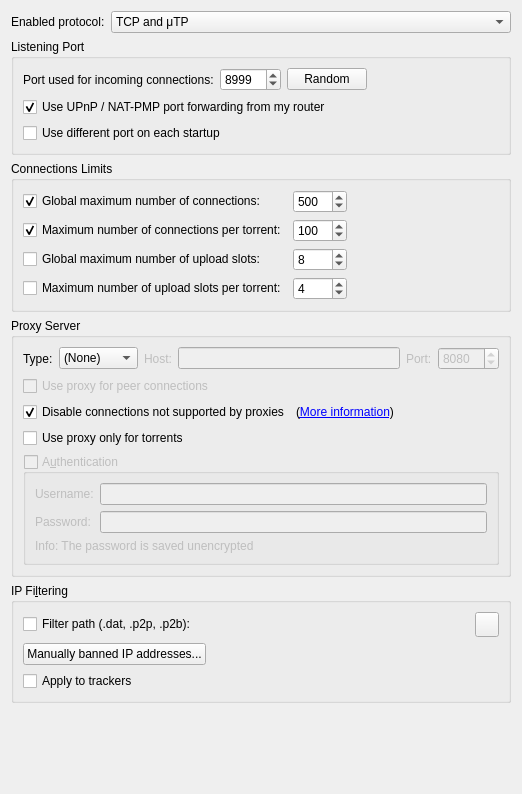
          <widget class="QWidget" name="scrollAreaWidgetContents_3">
           <property name="geometry">
            <rect>
             <x>0</x>
             <y>0</y>
             <width>522</width>
             <height>794</height>
            </rect>
           </property>
           <layout class="QVBoxLayout" name="verticalLayout_20">
            <item>
             <layout class="QHBoxLayout" name="horizontalLayout_12">
              <item>
               <widget class="QLabel" name="label_24">
                <property name="sizePolicy">
                 <sizepolicy hsizetype="Fixed" vsizetype="Preferred">
                  <horstretch>0</horstretch>
                  <verstretch>0</verstretch>
                 </sizepolicy>
                </property>
                <property name="text">
                 <string>Enabled protocol:</string>
                </property>
               </widget>
              </item>
              <item>
               <widget class="QComboBox" name="comboProtocol">
                <item>
                 <property name="text">
                  <string>TCP and μTP</string>
                 </property>
                </item>
                <item>
                 <property name="text">
                  <string notr="true">TCP</string>
                 </property>
                </item>
                <item>
                 <property name="text">
                  <string notr="true">μTP</string>
                 </property>
                </item>
               </widget>
              </item>
             </layout>
            </item>
            <item>
             <widget class="QGroupBox" name="ListeningPortBox">
              <property name="title">
               <string>Listening Port</string>
              </property>
              <layout class="QVBoxLayout" name="listeningPortLayout">
               <item>
                <layout class="QHBoxLayout" name="listeningPortLayout2">
                 <item>
                  <widget class="QLabel" name="lbl_ports">
                   <property name="text">
                    <string>Port used for incoming connections:</string>
                   </property>
                  </widget>
                 </item>
                 <item>
                  <widget class="QSpinBox" name="spinPort">
                   <property name="minimum">
                    <number>1</number>
                   </property>
                   <property name="maximum">
                    <number>65535</number>
                   </property>
                   <property name="value">
                    <number>8999</number>
                   </property>
                  </widget>
                 </item>
                 <item>
                  <widget class="QPushButton" name="randomButton">
                   <property name="text">
                    <string>Random</string>
                   </property>
                  </widget>
                 </item>
                 <item>
                  <spacer name="horizontalSpacer_4">
                   <property name="orientation">
                    <enum>Qt::Horizontal</enum>
                   </property>
                   <property name="sizeHint" stdset="0">
                    <size>
                     <width>40</width>
                     <height>20</height>
                    </size>
                   </property>
                  </spacer>
                 </item>
                </layout>
               </item>
               <item>
                <widget class="QCheckBox" name="checkUPnP">
                 <property name="text">
                  <string>Use UPnP / NAT-PMP port forwarding from my router</string>
                 </property>
                 <property name="checked">
                  <bool>true</bool>
                 </property>
                </widget>
               </item>
               <item>
                <widget class="QCheckBox" name="checkRandomPort">
                 <property name="text">
                  <string>Use different port on each startup</string>
                 </property>
                </widget>
               </item>
              </layout>
             </widget>
            </item>
            <item>
             <widget class="QGroupBox" name="nbConnecBox">
              <property name="title">
               <string>Connections Limits</string>
              </property>
              <layout class="QGridLayout" name="gridLayout">
               <item row="3" column="1">
                <widget class="QSpinBox" name="spinMaxUploadsPerTorrent">
                 <property name="maximum">
                  <number>500</number>
                 </property>
                 <property name="value">
                  <number>4</number>
                 </property>
                </widget>
               </item>
               <item row="1" column="0">
                <widget class="QCheckBox" name="checkMaxConnecsPerTorrent">
                 <property name="text">
                  <string>Maximum number of connections per torrent:</string>
                 </property>
                 <property name="checked">
                  <bool>true</bool>
                 </property>
                </widget>
               </item>
               <item row="0" column="0">
                <widget class="QCheckBox" name="checkMaxConnecs">
                 <property name="text">
                  <string>Global maximum number of connections:</string>
                 </property>
                 <property name="checked">
                  <bool>true</bool>
                 </property>
                </widget>
               </item>
               <item row="0" column="1">
                <widget class="QSpinBox" name="spinMaxConnec">
                 <property name="enabled">
                  <bool>true</bool>
                 </property>
                 <property name="minimum">
                  <number>2</number>
                 </property>
                 <property name="maximum">
                  <number>2000</number>
                 </property>
                 <property name="value">
                  <number>500</number>
                 </property>
                </widget>
               </item>
               <item row="1" column="1">
                <widget class="QSpinBox" name="spinMaxConnecPerTorrent">
                 <property name="minimum">
                  <number>2</number>
                 </property>
                 <property name="maximum">
                  <number>2000</number>
                 </property>
                 <property name="value">
                  <number>100</number>
                 </property>
                </widget>
               </item>
               <item row="3" column="0">
                <widget class="QCheckBox" name="checkMaxUploadsPerTorrent">
                 <property name="text">
                  <string>Maximum number of upload slots per torrent:</string>
                 </property>
                 <property name="checked">
                  <bool>false</bool>
                 </property>
                </widget>
               </item>
               <item row="2" column="0">
                <widget class="QCheckBox" name="checkMaxUploads">
                 <property name="text">
                  <string>Global maximum number of upload slots:</string>
                 </property>
                 <property name="checked">
                  <bool>false</bool>
                 </property>
                </widget>
               </item>
               <item row="2" column="1">
                <widget class="QSpinBox" name="spinMaxUploads">
                 <property name="maximum">
                  <number>2000</number>
                 </property>
                 <property name="value">
                  <number>8</number>
                 </property>
                </widget>
               </item>
               <item row="0" column="2">
                <spacer name="horizontalSpacer_3">
                 <property name="orientation">
                  <enum>Qt::Horizontal</enum>
                 </property>
                 <property name="sizeHint" stdset="0">
                  <size>
                   <width>40</width>
                   <height>20</height>
                  </size>
                 </property>
                </spacer>
               </item>
              </layout>
             </widget>
            </item>
            <item>
             <widget class="QGroupBox" name="groupProxy">
              <property name="enabled">
               <bool>true</bool>
              </property>
              <property name="title">
               <string>Proxy Server</string>
              </property>
              <layout class="QVBoxLayout" name="verticalLayout_29">
               <item>
                <layout class="QHBoxLayout" name="proxyTypeLayout">
                 <item>
                  <widget class="QLabel" name="ProxyType_lbl">
                   <property name="text">
                    <string>Type:</string>
                   </property>
                  </widget>
                 </item>
                 <item>
                  <widget class="QComboBox" name="comboProxyType">
                   <item>
                    <property name="text">
                     <string>(None)</string>
                    </property>
                   </item>
                   <item>
                    <property name="text">
                     <string>SOCKS4</string>
                    </property>
                   </item>
                   <item>
                    <property name="text">
                     <string>SOCKS5</string>
                    </property>
                   </item>
                   <item>
                    <property name="text">
                     <string>HTTP</string>
                    </property>
                   </item>
                  </widget>
                 </item>
                 <item>
                  <widget class="QLabel" name="lblProxyIP">
                   <property name="enabled">
                    <bool>false</bool>
                   </property>
                   <property name="text">
                    <string>Host:</string>
                   </property>
                  </widget>
                 </item>
                 <item>
                  <widget class="QLineEdit" name="textProxyIP">
                   <property name="enabled">
                    <bool>false</bool>
                   </property>
                   <property name="text">
                    <string/>
                   </property>
                  </widget>
                 </item>
                 <item>
                  <widget class="QLabel" name="lblProxyPort">
                   <property name="enabled">
                    <bool>false</bool>
                   </property>
                   <property name="text">
                    <string>Port:</string>
                   </property>
                  </widget>
                 </item>
                 <item>
                  <widget class="QSpinBox" name="spinProxyPort">
                   <property name="enabled">
                    <bool>false</bool>
                   </property>
                   <property name="minimum">
                    <number>1</number>
                   </property>
                   <property name="maximum">
                    <number>65535</number>
                   </property>
                   <property name="value">
                    <number>8080</number>
                   </property>
                  </widget>
                 </item>
                </layout>
               </item>
               <item>
                <widget class="QCheckBox" name="checkProxyPeerConnecs">
                 <property name="enabled">
                  <bool>false</bool>
                 </property>
                 <property name="toolTip">
                  <string>Otherwise, the proxy server is only used for tracker connections</string>
                 </property>
                 <property name="text">
                  <string>Use proxy for peer connections</string>
                 </property>
                </widget>
               </item>
               <item>
                <layout class="QHBoxLayout" name="forceProxyHorizontalLayout">
                 <item>
                  <widget class="QCheckBox" name="checkForceProxy">
                   <property name="text">
                    <string>Disable connections not supported by proxies</string>
                   </property>
                   <property name="checked">
                    <bool>true</bool>
                   </property>
                  </widget>
                 </item>
                 <item>
                  <widget class="QLabel" name="labelForceProxy">
                   <property name="text">
                    <string>(&lt;a href=&quot;https://github.com/qbittorrent/qBittorrent/wiki/Disable-connections-not-supported-by-proxies&quot;&gt;More information&lt;/a&gt;)</string>
                   </property>
                   <property name="openExternalLinks">
                    <bool>true</bool>
                   </property>
                  </widget>
                 </item>
                 <item>
                  <spacer name="horizontalSpacer_22">
                   <property name="orientation">
                    <enum>Qt::Horizontal</enum>
                   </property>
                   <property name="sizeHint" stdset="0">
                    <size>
                     <width>40</width>
                     <height>20</height>
                    </size>
                   </property>
                  </spacer>
                 </item>
                </layout>
               </item>
               <item>
                <widget class="QCheckBox" name="isProxyOnlyForTorrents">
                 <property name="toolTip">
                  <string>RSS feeds, search engine, software updates or anything else other than torrent transfers and related operations (such as peer exchanges) will use a direct connection</string>
                 </property>
                 <property name="text">
                  <string>Use proxy only for torrents</string>
                 </property>
                 <property name="checked">
                  <bool>false</bool>
                 </property>
                </widget>
               </item>
               <item>
                <widget class="QGroupBox" name="checkProxyAuth">
                 <property name="enabled">
                  <bool>false</bool>
                 </property>
                 <property name="title">
                  <string>A&amp;uthentication</string>
                 </property>
                 <property name="checkable">
                  <bool>true</bool>
                 </property>
                 <property name="checked">
                  <bool>false</bool>
                 </property>
                 <layout class="QVBoxLayout" name="verticalLayout_24">
                  <item>
                   <layout class="QGridLayout" name="gridLayout_12">
                    <item row="0" column="0">
                     <widget class="QLabel" name="lblProxyUsername">
                      <property name="text">
                       <string>Username:</string>
                      </property>
                     </widget>
                    </item>
                    <item row="0" column="1">
                     <widget class="QLineEdit" name="textProxyUsername"/>
                    </item>
                    <item row="1" column="0">
                     <widget class="QLabel" name="lblProxyPassword">
                      <property name="text">
                       <string>Password:</string>
                      </property>
                     </widget>
                    </item>
                    <item row="1" column="1">
                     <widget class="QLineEdit" name="textProxyPassword">
                      <property name="echoMode">
                       <enum>QLineEdit::Password</enum>
                      </property>
                     </widget>
                    </item>
                   </layout>
                  </item>
                  <item>
                   <widget class="QLabel" name="label_23">
                    <property name="text">
                     <string>Info: The password is saved unencrypted</string>
                    </property>
                   </widget>
                  </item>
                 </layout>
                </widget>
               </item>
              </layout>
             </widget>
            </item>
            <item>
             <widget class="QGroupBox" name="groupIPFilter">
              <property name="title">
               <string>IP Fi&amp;ltering</string>
              </property>
              <layout class="QVBoxLayout" name="verticalLayout_17">
               <item>
                <layout class="QHBoxLayout" name="horizontalLayout_11">
                 <item>
                  <widget class="QCheckBox" name="checkIPFilter">
                   <property name="text">
                    <string>Filter path (.dat, .p2p, .p2b):</string>
                   </property>
                  </widget>
                 </item>
                 <item>
                  <widget class="FileSystemPathLineEdit" name="textFilterPath" native="true"/>
                 </item>
                 <item>
                  <widget class="QToolButton" name="IpFilterRefreshBtn">
                   <property name="minimumSize">
                    <size>
                     <width>0</width>
                     <height>25</height>
                    </size>
                   </property>
                   <property name="toolTip">
                    <string>Reload the filter</string>
                   </property>
                  </widget>
                 </item>
                </layout>
               </item>
               <item>
                <widget class="QPushButton" name="banListButton">
                 <property name="sizePolicy">
                  <sizepolicy hsizetype="Fixed" vsizetype="Fixed">
                   <horstretch>0</horstretch>
                   <verstretch>0</verstretch>
                  </sizepolicy>
                 </property>
                 <property name="text">
                  <string>Manually banned IP addresses...</string>
                 </property>
                </widget>
               </item>
               <item>
                <widget class="QCheckBox" name="checkIpFilterTrackers">
                 <property name="text">
                  <string>Apply to trackers</string>
                 </property>
                </widget>
               </item>
              </layout>
             </widget>
            </item>
            <item>
             <spacer name="verticalSpacer_3">
              <property name="orientation">
               <enum>Qt::Vertical</enum>
              </property>
              <property name="sizeHint" stdset="0">
               <size>
                <width>20</width>
                <height>40</height>
               </size>
              </property>
             </spacer>
            </item>
           </layout>
          </widget>
